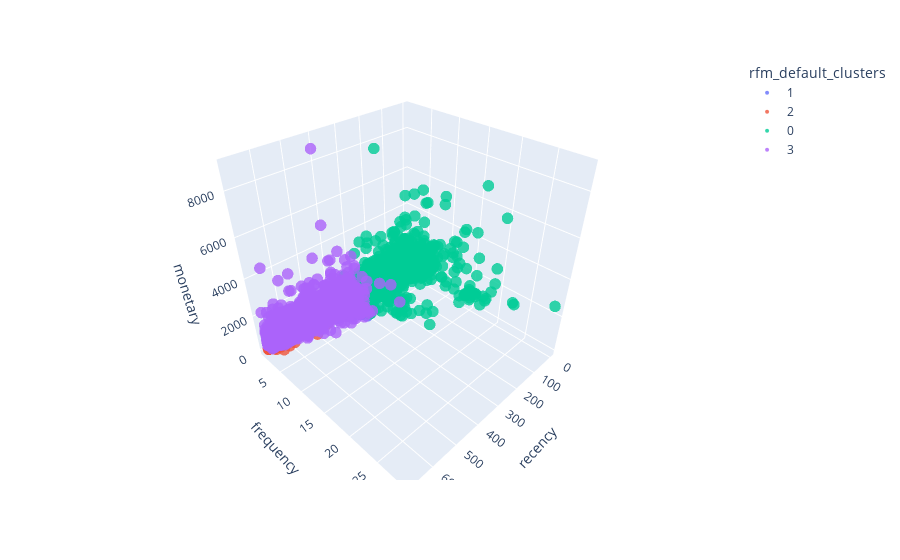

Source (notebook cell):
### Code cell
fig = px.scatter_3d(
    df, 
    x="recency", 
    y="frequency",
    z="monetary",
    color="rfm_default_clusters",
    opacity=0.8,
)

fig.update_traces(marker=dict(size=4))

fig.show()

### Figure 1 — Plotly figure (JSON) as saved in the notebook; plotly's stock layout.template omitted (floating-point values rounded to 4 significant figures; data arrays with more than 128 entries replaced by an {"elided": "..."} marker saying what was removed)
{"data": [{"hovertemplate": "rfm_default_clusters=1<br>recency=%{x}<br>frequency=%{y}<br>monetary=%{z}<extra></extra>", "legendgroup": "1", "marker": {"color": "#636efa", "opacity": 0.8, "size": 4, "symbol": "circle"}, "mode": "markers", "name": "1", "scene": "scene", "showlegend": true, "type": "scatter3d", "x": {"elided": "13251 int values"}, "y": {"elided": "13251 int values"}, "z": {"elided": "13251 float values"}}, {"hovertemplate": "rfm_default_clusters=2<br>recency=%{x}<br>frequency=%{y}<br>monetary=%{z}<extra></extra>", "legendgroup": "2", "marker": {"color": "#EF553B", "opacity": 0.8, "size": 4, "symbol": "circle"}, "mode": "markers", "name": "2", "scene": "scene", "showlegend": true, "type": "scatter3d", "x": {"elided": "12055 int values"}, "y": {"elided": "12055 int values"}, "z": {"elided": "12055 float values"}}, {"hovertemplate": "rfm_default_clusters=0<br>recency=%{x}<br>frequency=%{y}<br>monetary=%{z}<extra></extra>", "legendgroup": "0", "marker": {"color": "#00cc96", "opacity": 0.8, "size": 4, "symbol": "circle"}, "mode": "markers", "name": "0", "scene": "scene", "showlegend": true, "type": "scatter3d", "x": {"elided": "10788 int values"}, "y": {"elided": "10788 int values"}, "z": {"elided": "10788 float values"}}, {"hovertemplate": "rfm_default_clusters=3<br>recency=%{x}<br>frequency=%{y}<br>monetary=%{z}<extra></extra>", "legendgroup": "3", "marker": {"color": "#ab63fa", "opacity": 0.8, "size": 4, "symbol": "circle"}, "mode": "markers", "name": "3", "scene": "scene", "showlegend": true, "type": "scatter3d", "x": {"elided": "9796 int values"}, "y": {"elided": "9796 int values"}, "z": {"elided": "9796 float values"}}], "layout": {"legend": {"title": {"text": "rfm_default_clusters"}, "tracegroupgap": 0}, "margin": {"t": 60}, "scene": {"domain": {"x": [0, 1], "y": [0, 1]}, "xaxis": {"title": {"text": "recency"}}, "yaxis": {"title": {"text": "frequency"}}, "zaxis": {"title": {"text": "monetary"}}}}}
